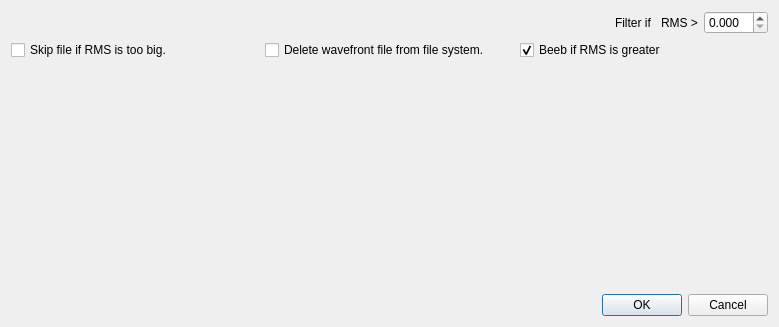
<?xml version="1.0" encoding="UTF-8"?>
<ui version="4.0">
 <class>wavefrontFilterDlg</class>
 <widget class="QDialog" name="wavefrontFilterDlg">
  <property name="geometry">
   <rect>
    <x>0</x>
    <y>0</y>
    <width>779</width>
    <height>327</height>
   </rect>
  </property>
  <property name="sizePolicy">
   <sizepolicy hsizetype="MinimumExpanding" vsizetype="MinimumExpanding">
    <horstretch>0</horstretch>
    <verstretch>0</verstretch>
   </sizepolicy>
  </property>
  <property name="windowTitle">
   <string>Wavefronts filter</string>
  </property>
  <property name="whatsThis">
   <string>You can set a RMS threshold that will delete any loaded wavefronts and optionally any
 saved wavefronts that have RMS values over the threshold.

You can hover the mouse over a dot on the plots to see the wavefront name. 

You can click on the dot and it will be set as the current displayed wavefront.</string>
  </property>
  <layout class="QVBoxLayout" name="verticalLayout" stretch="0,0,1,1">
   <item>
    <layout class="QHBoxLayout" name="horizontalLayout">
     <item>
      <spacer name="horizontalSpacer">
       <property name="orientation">
        <enum>Qt::Horizontal</enum>
       </property>
       <property name="sizeHint" stdset="0">
        <size>
         <width>40</width>
         <height>20</height>
        </size>
       </property>
      </spacer>
     </item>
     <item>
      <widget class="QLabel" name="label_2">
       <property name="text">
        <string>Filter if </string>
       </property>
      </widget>
     </item>
     <item>
      <widget class="QLabel" name="label">
       <property name="text">
        <string>RMS &gt;</string>
       </property>
      </widget>
     </item>
     <item>
      <widget class="QDoubleSpinBox" name="rmsValue">
       <property name="decimals">
        <number>3</number>
       </property>
      </widget>
     </item>
    </layout>
   </item>
   <item>
    <layout class="QHBoxLayout" name="horizontalLayout_3">
     <item>
      <widget class="QCheckBox" name="remove">
       <property name="toolTip">
        <string>Do not add wavefront to list if RMS is too big.</string>
       </property>
       <property name="text">
        <string>Skip file if RMS is too big.</string>
       </property>
      </widget>
     </item>
     <item>
      <widget class="QCheckBox" name="deleteFile">
       <property name="enabled">
        <bool>true</bool>
       </property>
       <property name="text">
        <string>Delete wavefront file from file system.</string>
       </property>
      </widget>
     </item>
     <item>
      <widget class="QCheckBox" name="beepEnable">
       <property name="toolTip">
        <string>Enable beep in batch interferogram processing if RMS is too big.</string>
       </property>
       <property name="text">
        <string>Beeb if RMS is greater</string>
       </property>
       <property name="checked">
        <bool>true</bool>
       </property>
      </widget>
     </item>
    </layout>
   </item>
   <item>
    <layout class="QHBoxLayout" name="horizontalLayout_2" stretch="2,3">
     <item>
      <widget class="astigScatterPlot" name="astigPlot" native="true"/>
     </item>
     <item>
      <widget class="rmsPlot" name="rmSPlot" native="true"/>
     </item>
    </layout>
   </item>
   <item>
    <widget class="QDialogButtonBox" name="buttonBox">
     <property name="orientation">
      <enum>Qt::Horizontal</enum>
     </property>
     <property name="standardButtons">
      <set>QDialogButtonBox::Cancel|QDialogButtonBox::Ok</set>
     </property>
    </widget>
   </item>
  </layout>
 </widget>
 <customwidgets>
  <customwidget>
   <class>astigScatterPlot</class>
   <extends>QWidget</extends>
   <header>astigscatterplot.h</header>
   <container>1</container>
  </customwidget>
  <customwidget>
   <class>rmsPlot</class>
   <extends>QWidget</extends>
   <header>rmsplot.h</header>
   <container>1</container>
  </customwidget>
 </customwidgets>
 <resources/>
 <connections>
  <connection>
   <sender>buttonBox</sender>
   <signal>accepted()</signal>
   <receiver>wavefrontFilterDlg</receiver>
   <slot>accept()</slot>
   <hints>
    <hint type="sourcelabel">
     <x>248</x>
     <y>254</y>
    </hint>
    <hint type="destinationlabel">
     <x>157</x>
     <y>274</y>
    </hint>
   </hints>
  </connection>
  <connection>
   <sender>buttonBox</sender>
   <signal>rejected()</signal>
   <receiver>wavefrontFilterDlg</receiver>
   <slot>reject()</slot>
   <hints>
    <hint type="sourcelabel">
     <x>316</x>
     <y>260</y>
    </hint>
    <hint type="destinationlabel">
     <x>286</x>
     <y>274</y>
    </hint>
   </hints>
  </connection>
 </connections>
</ui>
